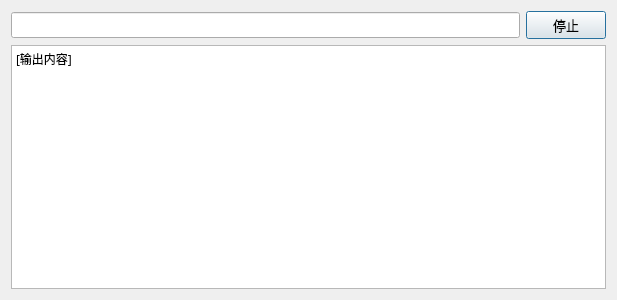
<?xml version="1.0" encoding="UTF-8"?>
<ui version="4.0">
 <class>Dialog_output</class>
 <widget class="QDialog" name="Dialog_output">
  <property name="geometry">
   <rect>
    <x>0</x>
    <y>0</y>
    <width>617</width>
    <height>300</height>
   </rect>
  </property>
  <property name="minimumSize">
   <size>
    <width>617</width>
    <height>300</height>
   </size>
  </property>
  <property name="maximumSize">
   <size>
    <width>617</width>
    <height>300</height>
   </size>
  </property>
  <property name="windowTitle">
   <string>Dialog</string>
  </property>
  <layout class="QHBoxLayout" name="horizontalLayout_2">
   <item>
    <layout class="QVBoxLayout" name="verticalLayout">
     <item>
      <layout class="QHBoxLayout" name="horizontalLayout">
       <item>
        <widget class="QLineEdit" name="lineEdit_cmd">
         <property name="font">
          <font>
           <family>宋体</family>
           <pointsize>10</pointsize>
          </font>
         </property>
         <property name="text">
          <string/>
         </property>
         <property name="dragEnabled">
          <bool>true</bool>
         </property>
         <property name="readOnly">
          <bool>true</bool>
         </property>
        </widget>
       </item>
       <item>
        <widget class="QPushButton" name="pushButton_stop">
         <property name="font">
          <font>
           <family>宋体</family>
           <pointsize>10</pointsize>
          </font>
         </property>
         <property name="text">
          <string>停止</string>
         </property>
        </widget>
       </item>
      </layout>
     </item>
     <item>
      <widget class="QTextEdit" name="textEdit_output">
       <property name="font">
        <font>
         <family>宋体</family>
         <pointsize>10</pointsize>
        </font>
       </property>
       <property name="readOnly">
        <bool>true</bool>
       </property>
       <property name="html">
        <string>&lt;!DOCTYPE HTML PUBLIC &quot;-//W3C//DTD HTML 4.0//EN&quot; &quot;http://www.w3.org/TR/REC-html40/strict.dtd&quot;&gt;
&lt;html&gt;&lt;head&gt;&lt;meta name=&quot;qrichtext&quot; content=&quot;1&quot; /&gt;&lt;style type=&quot;text/css&quot;&gt;
p, li { white-space: pre-wrap; }
&lt;/style&gt;&lt;/head&gt;&lt;body style=&quot; font-family:'宋体','宋体'; font-size:10pt; font-weight:400; font-style:normal;&quot;&gt;
&lt;p style=&quot; margin-top:0px; margin-bottom:0px; margin-left:0px; margin-right:0px; -qt-block-indent:0; text-indent:0px;&quot;&gt;&lt;span style=&quot; font-family:'SimSun'; font-size:9pt;&quot;&gt;[输出内容]&lt;/span&gt;&lt;/p&gt;
&lt;p style=&quot;-qt-paragraph-type:empty; margin-top:0px; margin-bottom:0px; margin-left:0px; margin-right:0px; -qt-block-indent:0; text-indent:0px; font-family:'SimSun'; font-size:9pt;&quot;&gt;&lt;br /&gt;&lt;/p&gt;&lt;/body&gt;&lt;/html&gt;</string>
       </property>
      </widget>
     </item>
    </layout>
   </item>
  </layout>
 </widget>
 <resources/>
 <connections/>
</ui>
